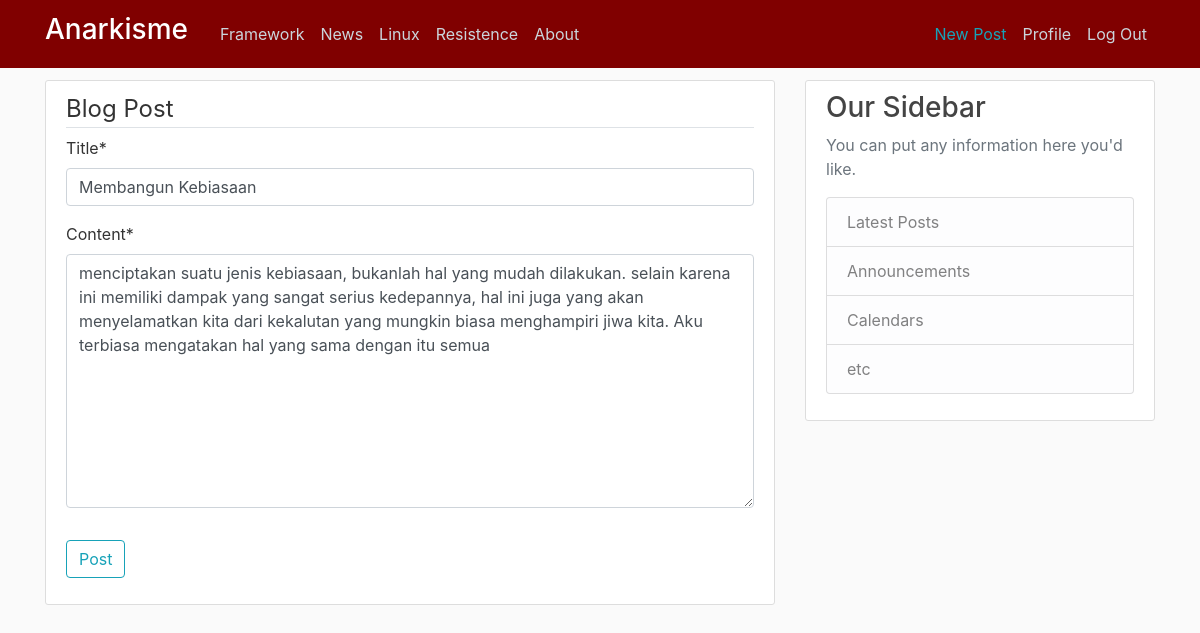
The app's page /post/32/update/ (signed in) with its own data.
### blog/models.py (models this page shows, shortened)
class Post(models.Model):
	title = models.CharField(max_length=100)
	content = models.TextField()
	tanggal = models.DateTimeField(auto_now_add=timezone.now)
	author = models.ForeignKey(User, on_delete=models.CASCADE)

### blog/views.py (the view, shortened to what this page needs)
# urls.py: path('post/<int:pk>/update/',PostUpdateView.as_view(), name='post-update'),
class PostUpdateView(LoginRequiredMixin, UserPassesTestMixin, UpdateView):
	model = Post
	fields = ['title','content']
	def test_func(self):
		post = self.get_object()
		if self.request.user == post.author:
			return True
		return False

### blog/templates/blog/post_form.html (shortened to what this page needs)
{% extends "blog/base.html" %}
{% load crispy_forms_tags %}
{% block content %}
	<div class="content-section">
		<form method="POST">
			<fieldset class="form-group">
				<legend class="border-bottom">Blog Post</legend>
				{{ form|crispy }}
			</fieldset>
			<div class="form-group">
				<button class="btn btn-outline-info" type="submit">Post</button>
			</div>
		</form>
	</div>
{% endblock %}

### blog/static/blog/main.css (style rules this page uses)
body { background: #fafafa; color: #333333; margin-top: 5rem; }
.content-section { background: #ffffff; padding: 10px 20px; border: 1px solid #dddddd; border-radius: 3px; margin-bottom: 20px; }

### records on screen
Post: title "Membangun Kebiasaan", content "menciptakan suatu jenis kebiasaan, bukanlah hal yang mudah dilakukan. selain karena ini memiliki dampak yang sangat serius kedepannya, hal ini juga yang akan menyelamatkan kita dari kekalutan yang mungkin biasa menghampiri jiwa kita. Aku terbiasa mengatakan hal yang sama dengan itu semua"
